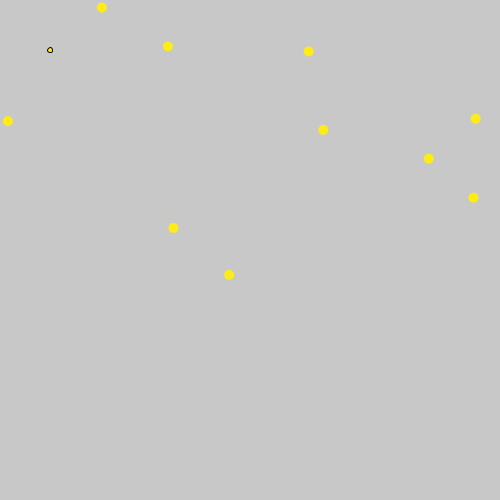
Frame 1 (no input)
Frame 60 (the mouse pressed at the canvas centre just before this capture): identical to frame 1, image omitted
Frame 120 (the mouse held since frame 60 and released just before this capture): identical to frame 1, image omitted

The Processing sketch that drew this single still picture (run headless with seeded random() and noise(); from frame 60 on, the mouse is pressed at the canvas centre):

// Processing sketch: Coin_Experiment
// ── Coin_Experiment.pde
float Charx = 50;
float Chary = 50;
Coin[] coins = new Coin[10];
void setup(){
  size(500,500);
  for (int i = 0; i < coins.length; i++) {
   coins[i] = new Coin(color(#ffeb16),random(width),random(height));
}
}

void draw() {
  background(200,200);
  
  for (int i = 0; i < coins.length; i++) {
  coins[i].displaycoin();
  coins[i].destroycoin();
  }
  ellipseMode(CENTER);
  ellipse(Charx,Chary,5,5);
  
}


class Coin {
  color c;
  float cxpos;
  float cypos;
  
  
  Coin(color c_, float cxpos_, float cypos_) {
   c = c_;
   cxpos = cxpos_;
   cypos = cypos_;
  }
  
   void displaycoin() {
   fill(c);
   noStroke();
   ellipse(cxpos,cypos,10,10);
   }
   void destroycoin(){
     if (cxpos>Charx-10 && cxpos<Charx+10 && cypos>Chary-10 && cypos<Chary+10){
       noStroke();
       fill(200);
       ellipse(cxpos,cypos,10,10);
       println("it works");
       
     }
    stroke(1);     
}


}



void keyPressed(){

  if (key == CODED){
    if (keyCode == DOWN){
      Chary += 10;
    }else if (keyCode == UP){
      Chary -= 10;
    }else if (keyCode == RIGHT){
      Charx += 10;
    }else if (keyCode == LEFT){
      Charx -= 10;
    }
  }
  
}
